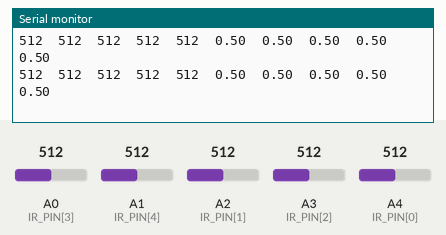
Simulated run of this sketch. Board: Arduino Uno, built with avr-gcc and run on an emulated ATmega328P. Shown: the last lines printed to the serial monitor. The inputs (shaded band) are chosen by the test bench; at power-on: A0 (IR_PIN[3]) = 512, A1 (IR_PIN[4]) = 512, A2 (IR_PIN[1]) = 512, A3 (IR_PIN[2]) = 512, A4 (IR_PIN[0]) = 512.

Above: at 1.2 s.
1.3 s: A0 (IR_PIN[3]) set to 110
At 2.1 s:
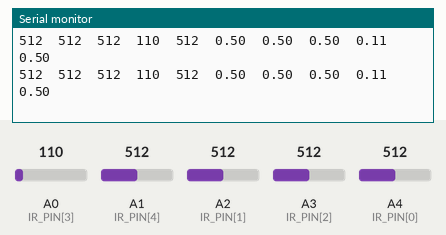
4.3 s: A0 (IR_PIN[3]) set to 89
At 5.2 s:
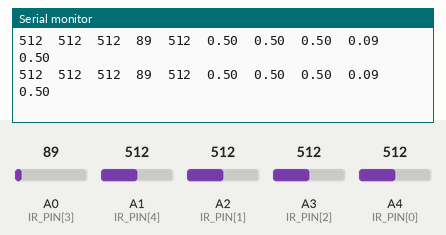
Timing chart, 0 to 7.3 s (numbered marks = the images above; inputs shaded):
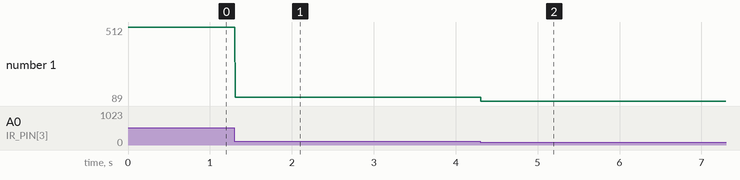

Measured:
- after the input at 1.3 s, the serial monitor: prints a new line at once (image 1)
- after the input at 4.3 s, the serial monitor: prints a new line at once (image 2)
- plotted number 1: 512 → 110 after the input at 1.3 s, 110 → 89 after the input at 4.3 s

The sketch:

ir_test.ino
```cpp
// #define PIN_IR_1 18
// #define PIN_IR_2 16
// #define PIN_IR_3 17
// #define PIN_IR_4 14
// #define PIN_IR_5 15

const int IR_PIN[5] = {18, 16, 17, 14, 15};


void setup(){
    // pinMode(PIN_IR_1, INPUT);
    // pinMode(PIN_IR_2, INPUT);
    // pinMode(PIN_IR_3, INPUT);
    // pinMode(PIN_IR_4, INPUT);
    Serial.begin(115200);


}

void loop(){

    int ir_data[5];
    for (int i = 0; i < 5; i++){
        ir_data[i] = analogRead(IR_PIN[i]);
    }


    // print ir data
    for (int i = 0; i < 5; i++){
        Serial.print(ir_data[i]);
        Serial.print("\t");
    }


    for (int i = 0; i < 5; i++){
        Serial.print(ir_data[i]/1024.0);
        Serial.print("\t");
    }
    Serial.println();

}
```
